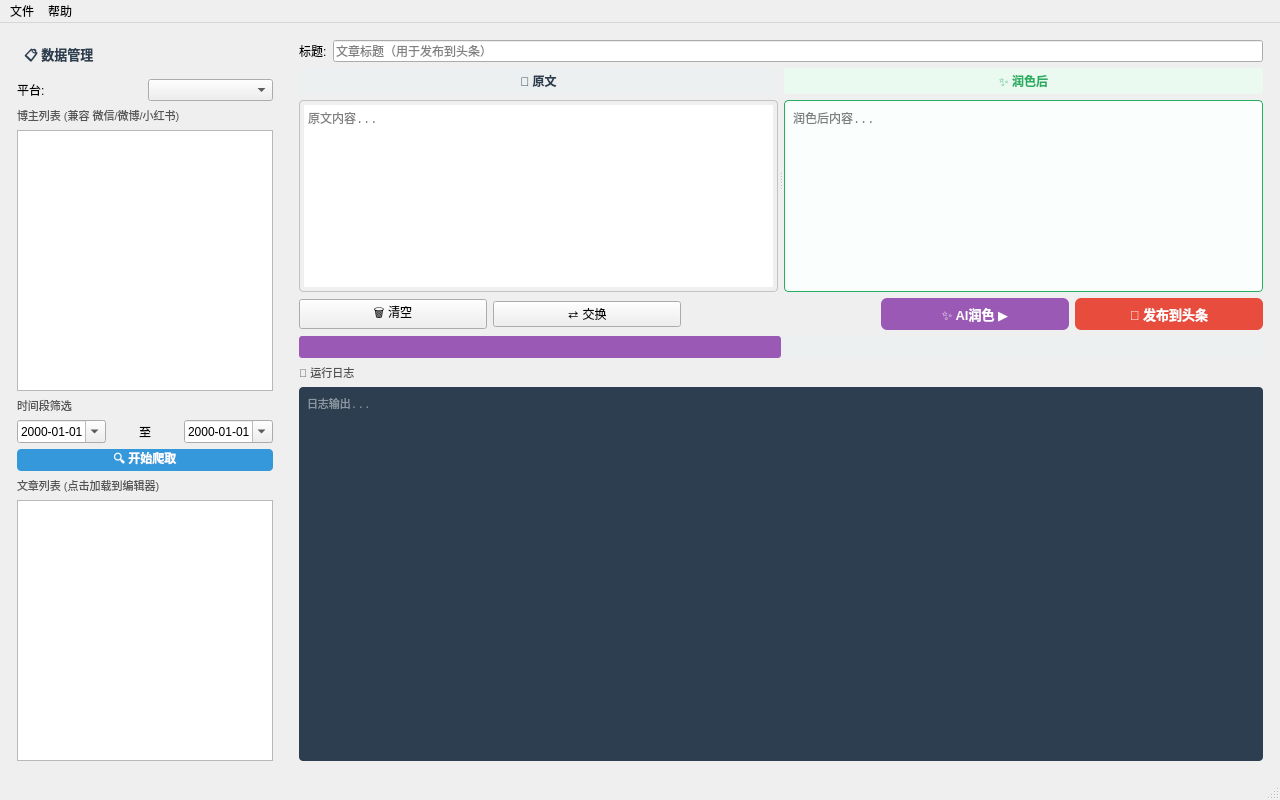
<?xml version="1.0" encoding="UTF-8"?>
<ui version="4.0">
 <class>MainWindow</class>
 <widget class="QMainWindow" name="MainWindow">
  <property name="geometry">
   <rect>
    <x>0</x>
    <y>0</y>
    <width>1280</width>
    <height>800</height>
   </rect>
  </property>
  <property name="windowTitle">
   <string>IwanMoney - 自媒体搬运与发布客户端</string>
  </property>
  <widget class="QWidget" name="centralwidget">
   <layout class="QHBoxLayout" name="horizontalLayoutMain" stretch="0,1">
    <property name="spacing">
     <number>8</number>
    </property>
    <property name="leftMargin">
     <number>8</number>
    </property>
    <property name="topMargin">
     <number>8</number>
    </property>
    <property name="rightMargin">
     <number>8</number>
    </property>
    <property name="bottomMargin">
     <number>8</number>
    </property>
     <!-- ================= 左侧面板：数据管理与筛选 ================= -->
     <item>
      <widget class="QWidget" name="leftPanel">
     <property name="minimumWidth">
      <number>320</number>
     </property>
     <property name="maximumWidth">
      <number>380</number>
     </property>
     <layout class="QVBoxLayout" name="verticalLayoutLeft">
      <property name="spacing">
       <number>6</number>
      </property>
      <!-- 标题 -->
      <item>
       <widget class="QLabel" name="labelTitle">
        <property name="text">
         <string>📋 数据管理</string>
        </property>
        <property name="styleSheet">
         <string notr="true">font-weight:bold; font-size:13px; color:#2c3e50; padding:4px;</string>
        </property>
       </widget>
      </item>
      <!-- 平台筛选 -->
      <item>
       <layout class="QHBoxLayout" name="hlPlatform">
        <item>
         <widget class="QLabel" name="labelPlatform">
          <property name="text">
           <string>平台:</string>
          </property>
          <property name="minimumWidth">
           <number>40</number>
          </property>
         </widget>
        </item>
        <item>
         <widget class="QComboBox" name="comboPlatform">
          <property name="toolTip">
           <string>按平台筛选博主（预留 wechat/weibo/xiaohongshu 接口）</string>
          </property>
         </widget>
        </item>
       </layout>
      </item>
      <!-- 博主列表 -->
      <item>
       <widget class="QLabel" name="labelBlogger">
        <property name="text">
         <string>博主列表 (兼容 微信/微博/小红书)</string>
        </property>
        <property name="styleSheet">
         <string notr="true">color:#555; font-size:11px;</string>
        </property>
       </widget>
      </item>
      <item>
       <widget class="QListWidget" name="listWidgetBloggers">
        <property name="minimumHeight">
         <number>140</number>
        </property>
        <property name="maximumHeight">
         <number>180</number>
        </property>
        <property name="toolTip">
         <string>选择要抓取的博主</string>
        </property>
       </widget>
      </item>
      <!-- 时间段筛选器 -->
      <item>
       <widget class="QLabel" name="labelDate">
        <property name="text">
         <string>时间段筛选</string>
        </property>
        <property name="styleSheet">
         <string notr="true">color:#555; font-size:11px;</string>
        </property>
       </widget>
      </item>
      <item>
       <layout class="QHBoxLayout" name="hlDate">
        <item>
         <widget class="QDateEdit" name="dateEditStart">
          <property name="displayFormat">
           <string>yyyy-MM-dd</string>
          </property>
          <property name="calendarPopup">
           <bool>true</bool>
          </property>
          <property name="toolTip">
           <string>开始日期</string>
          </property>
         </widget>
        </item>
        <item>
         <widget class="QLabel" name="labelDateSep">
          <property name="text">
           <string>至</string>
          </property>
          <property name="alignment">
           <set>Qt::AlignCenter</set>
          </property>
          <property name="maximumWidth">
           <number>20</number>
          </property>
         </widget>
        </item>
        <item>
         <widget class="QDateEdit" name="dateEditEnd">
          <property name="displayFormat">
           <string>yyyy-MM-dd</string>
          </property>
          <property name="calendarPopup">
           <bool>true</bool>
          </property>
          <property name="toolTip">
           <string>结束日期</string>
          </property>
         </widget>
        </item>
       </layout>
      </item>
      <item>
       <widget class="QPushButton" name="btnCrawl">
        <property name="text">
         <string>🔍 开始爬取</string>
        </property>
        <property name="toolTip">
         <string>根据博主+时间段抓取文章 (Step1为Mock)</string>
        </property>
        <property name="minimumHeight">
         <number>32</number>
        </property>
        <property name="styleSheet">
         <string notr="true">QPushButton{background:#3498db; color:white; border-radius:4px; font-weight:bold;} QPushButton:hover{background:#2980b9;} QPushButton:disabled{background:#bdc3c7;}</string>
        </property>
       </widget>
      </item>
      <item>
       <widget class="QLabel" name="labelArticle">
        <property name="text">
         <string>文章列表 (点击加载到编辑器)</string>
        </property>
        <property name="styleSheet">
         <string notr="true">color:#555; font-size:11px;</string>
        </property>
       </widget>
      </item>
      <item>
       <widget class="QListWidget" name="listWidgetArticles">
        <property name="toolTip">
         <string>抓取到的文章列表，单击加载到左侧编辑器</string>
        </property>
        <property name="alternatingRowColors">
         <bool>true</bool>
        </property>
       </widget>
      </item>
      </layout>
     </widget>
     </item>
     <!-- ================= 右侧面板：双屏对比编辑器 ================= -->
     <item>
      <widget class="QWidget" name="rightPanel">
     <layout class="QVBoxLayout" name="verticalLayoutRight">
      <property name="spacing">
       <number>6</number>
      </property>
      <!-- 标题输入 -->
      <item>
       <layout class="QHBoxLayout" name="hlTitle">
        <item>
         <widget class="QLabel" name="labelTitleText">
          <property name="text">
           <string>标题:</string>
          </property>
          <property name="minimumWidth">
           <number>40</number>
          </property>
         </widget>
        </item>
        <item>
         <widget class="QLineEdit" name="lineEditTitle">
          <property name="placeholderText">
           <string>文章标题（用于发布到头条）</string>
          </property>
          <property name="clearButtonEnabled">
           <bool>true</bool>
          </property>
         </widget>
        </item>
       </layout>
      </item>
      <!-- 双屏对比编辑器 QSplitter -->
      <item>
       <widget class="QSplitter" name="splitterEditor">
        <property name="orientation">
         <enum>Qt::Horizontal</enum>
        </property>
        <property name="handleWidth">
         <number>6</number>
        </property>
        <property name="childrenCollapsible">
         <bool>false</bool>
        </property>
        <!-- 原文 -->
        <widget class="QWidget" name="originalContainer">
         <layout class="QVBoxLayout" name="vlOriginal">
          <property name="leftMargin">
           <number>0</number>
          </property>
          <property name="topMargin">
           <number>0</number>
          </property>
          <property name="rightMargin">
           <number>0</number>
          </property>
          <property name="bottomMargin">
           <number>0</number>
          </property>
          <item>
           <widget class="QLabel" name="labelOriginal">
            <property name="text">
             <string>📄 原文</string>
            </property>
            <property name="styleSheet">
             <string notr="true">font-weight:bold; color:#2c3e50; background:#ecf0f1; padding:4px; border-radius:3px;</string>
            </property>
            <property name="alignment">
             <set>Qt::AlignCenter</set>
            </property>
           </widget>
          </item>
          <item>
           <widget class="QTextEdit" name="textEditOriginal">
            <property name="placeholderText">
             <string>原文内容...</string>
            </property>
            <property name="acceptRichText">
             <bool>false</bool>
            </property>
            <property name="styleSheet">
             <string notr="true">border:1px solid #bdc3c7; border-radius:4px; padding:4px; font-family: Consolas, Microsoft YaHei; font-size:12px;</string>
            </property>
           </widget>
          </item>
         </layout>
        </widget>
        <!-- 润色后 -->
        <widget class="QWidget" name="polishedContainer">
         <layout class="QVBoxLayout" name="vlPolished">
          <property name="leftMargin">
           <number>0</number>
          </property>
          <property name="topMargin">
           <number>0</number>
          </property>
          <property name="rightMargin">
           <number>0</number>
          </property>
          <property name="bottomMargin">
           <number>0</number>
          </property>
          <item>
           <widget class="QLabel" name="labelPolished">
            <property name="text">
             <string>✨ 润色后</string>
            </property>
            <property name="styleSheet">
             <string notr="true">font-weight:bold; color:#27ae60; background:#eafaf1; padding:4px; border-radius:3px;</string>
            </property>
            <property name="alignment">
             <set>Qt::AlignCenter</set>
            </property>
           </widget>
          </item>
          <item>
           <widget class="QTextEdit" name="textEditPolished">
            <property name="placeholderText">
             <string>润色后内容...</string>
            </property>
            <property name="acceptRichText">
             <bool>false</bool>
            </property>
            <property name="styleSheet">
             <string notr="true">border:1px solid #27ae60; border-radius:4px; padding:4px; font-family: Consolas, Microsoft YaHei; font-size:12px; background:#fafffe;</string>
            </property>
           </widget>
          </item>
         </layout>
        </widget>
       </widget>
      </item>
      <!-- 底部操作区 -->
      <item>
       <layout class="QHBoxLayout" name="hlActions">
        <item>
         <widget class="QPushButton" name="btnClear">
          <property name="text">
           <string>🗑 清空</string>
          </property>
          <property name="toolTip">
           <string>清空双屏内容</string>
          </property>
          <property name="maximumWidth">
           <number>90</number>
          </property>
         </widget>
        </item>
        <item>
         <widget class="QPushButton" name="btnSwap">
          <property name="text">
           <string>⇄ 交换</string>
          </property>
          <property name="toolTip">
           <string>交换左右两侧内容</string>
          </property>
          <property name="maximumWidth">
           <number>90</number>
          </property>
         </widget>
        </item>
        <item>
         <widget class="QLabel" name="labelSpacer">
          <property name="text">
           <string/>
          </property>
         </widget>
        </item>
        <item>
         <widget class="QPushButton" name="btnPolish">
          <property name="text">
           <string>✨ AI润色 ▶</string>
          </property>
          <property name="toolTip">
           <string>调用 Python ai_polish.py 将左侧原文润色到右侧 (QProcess + 文件IPC演示)</string>
          </property>
          <property name="minimumWidth">
           <number>140</number>
          </property>
          <property name="minimumHeight">
           <number>36</number>
          </property>
          <property name="styleSheet">
           <string notr="true">QPushButton{background:#9b59b6; color:white; border-radius:6px; font-weight:bold; font-size:13px; padding:6px 12px;} QPushButton:hover{background:#8e44ad;} QPushButton:disabled{background:#bdc3c7;}</string>
          </property>
         </widget>
        </item>
        <item>
         <widget class="QPushButton" name="btnPublish">
          <property name="text">
           <string>🚀 发布到头条</string>
          </property>
          <property name="toolTip">
           <string>自动发布到今日头条创作者后台 (Step2接入Playwright)</string>
          </property>
          <property name="minimumWidth">
           <number>150</number>
          </property>
          <property name="minimumHeight">
           <number>36</number>
          </property>
          <property name="styleSheet">
           <string notr="true">QPushButton{background:#e74c3c; color:white; border-radius:6px; font-weight:bold; font-size:13px; padding:6px 12px;} QPushButton:hover{background:#c0392b;} QPushButton:disabled{background:#bdc3c7;}</string>
          </property>
         </widget>
        </item>
       </layout>
      </item>
      <!-- 进度条 -->
      <item>
       <widget class="QProgressBar" name="progressBar">
        <property name="visible">
         <bool>false</bool>
        </property>
        <property name="minimum">
         <number>0</number>
        </property>
        <property name="maximum">
         <number>0</number>
        </property>
        <property name="textVisible">
         <bool>false</bool>
        </property>
        <property name="maximumHeight">
         <number>6</number>
        </property>
        <property name="styleSheet">
         <string notr="true">QProgressBar{border:none; background:#ecf0f1; border-radius:3px;} QProgressBar::chunk{background:#9b59b6; border-radius:3px;}</string>
        </property>
       </widget>
      </item>
      <!-- 日志区 -->
      <item>
       <widget class="QLabel" name="labelLog">
        <property name="text">
         <string>📜 运行日志</string>
        </property>
        <property name="styleSheet">
         <string notr="true">color:#555; font-size:11px;</string>
        </property>
       </widget>
      </item>
      <item>
       <widget class="QTextEdit" name="textEditLog">
        <property name="maximumHeight">
         <number>110</number>
        </property>
        <property name="readOnly">
         <bool>true</bool>
        </property>
        <property name="styleSheet">
         <string notr="true">background:#2c3e50; color:#ecf0f1; font-family: Consolas, monospace; font-size:11px; border-radius:4px; padding:4px;</string>
        </property>
        <property name="placeholderText">
         <string>日志输出...</string>
        </property>
       </widget>
      </item>
      </layout>
     </widget>
     </item>
    </layout>
  </widget>
  <widget class="QMenuBar" name="menubar">
   <widget class="QMenu" name="menuFile">
    <property name="title">
     <string>文件</string>
    </property>
   </widget>
   <widget class="QMenu" name="menuHelp">
    <property name="title">
     <string>帮助</string>
    </property>
   </widget>
   <addaction name="menuFile"/>
   <addaction name="menuHelp"/>
  </widget>
  <widget class="QStatusBar" name="statusbar"/>
 </widget>
 <resources/>
 <connections/>
</ui>
